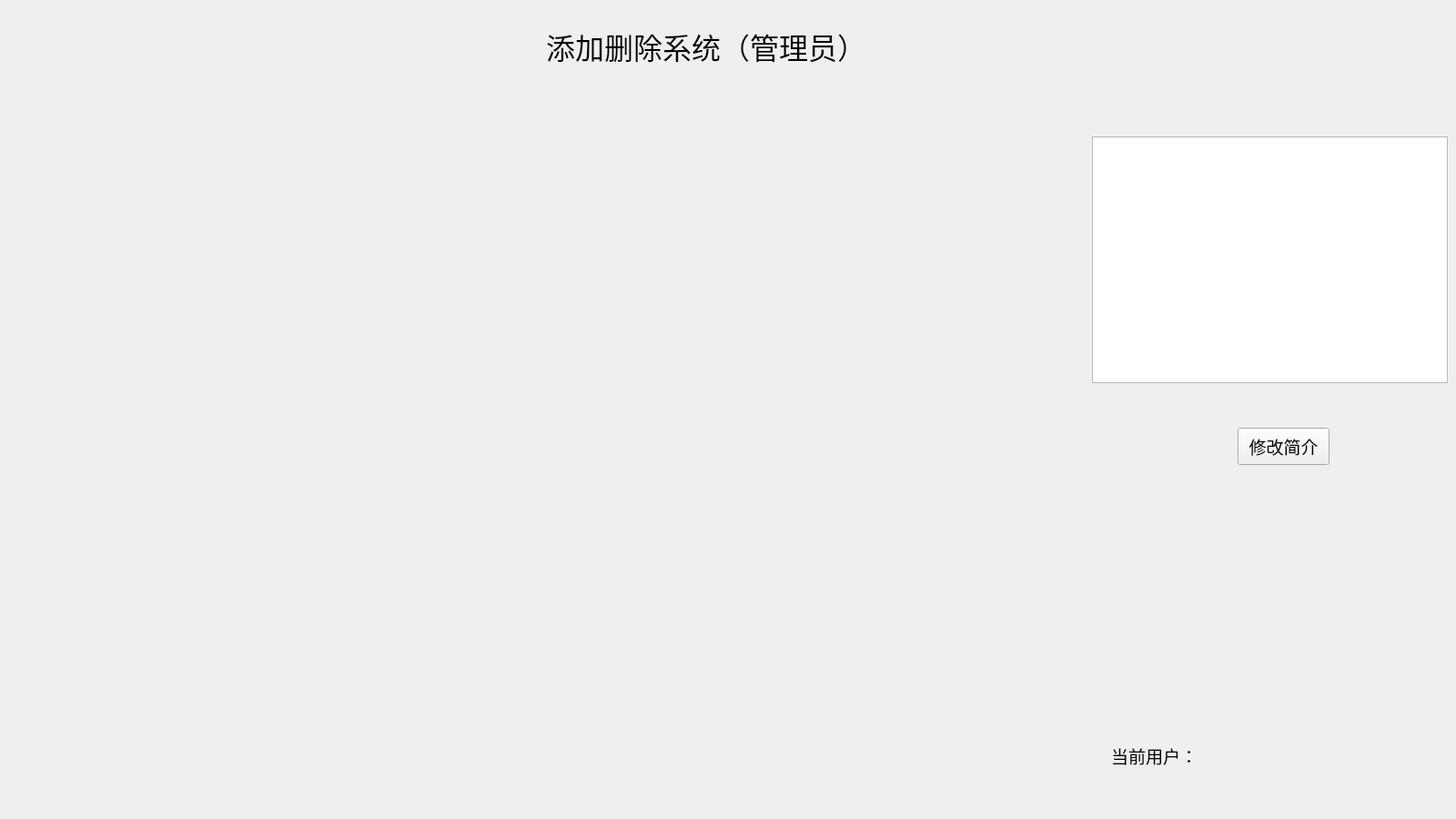
<?xml version="1.0" encoding="UTF-8"?>
<ui version="4.0">
 <class>GuanLiYuan</class>
 <widget class="QWidget" name="GuanLiYuan">
  <property name="geometry">
   <rect>
    <x>0</x>
    <y>0</y>
    <width>1600</width>
    <height>900</height>
   </rect>
  </property>
  <property name="windowTitle">
   <string>校园寻路系统</string>
  </property>
  <property name="windowIcon">
   <iconset resource="School.qrc">
    <normaloff>:/School/Picture/tb.png</normaloff>:/School/Picture/tb.png</iconset>
  </property>
  <widget class="QLabel" name="label">
   <property name="geometry">
    <rect>
     <x>600</x>
     <y>0</y>
     <width>451</width>
     <height>101</height>
    </rect>
   </property>
   <property name="font">
    <font>
     <family>方正粗黑宋简体</family>
     <pointsize>24</pointsize>
     <weight>50</weight>
     <bold>false</bold>
    </font>
   </property>
   <property name="text">
    <string>添加删除系统（管理员）</string>
   </property>
  </widget>
  <widget class="QWidget" name="widget" native="true">
   <property name="geometry">
    <rect>
     <x>1210</x>
     <y>770</y>
     <width>331</width>
     <height>121</height>
    </rect>
   </property>
   <layout class="QGridLayout" name="gridLayout">
    <item row="0" column="0">
     <widget class="QLabel" name="label_2">
      <property name="font">
       <font>
        <family>方正粗黑宋简体</family>
        <pointsize>14</pointsize>
        <weight>50</weight>
        <bold>false</bold>
       </font>
      </property>
      <property name="text">
       <string>当前用户：</string>
      </property>
     </widget>
    </item>
    <item row="0" column="1">
     <widget class="QLabel" name="CurrentYH">
      <property name="font">
       <font>
        <family>方正粗黑宋简体</family>
        <pointsize>14</pointsize>
        <weight>50</weight>
        <bold>false</bold>
       </font>
      </property>
      <property name="text">
       <string/>
      </property>
     </widget>
    </item>
   </layout>
  </widget>
  <widget class="QListView" name="Jianjie">
   <property name="geometry">
    <rect>
     <x>1200</x>
     <y>150</y>
     <width>391</width>
     <height>271</height>
    </rect>
   </property>
   <property name="font">
    <font>
     <family>方正粗黑宋简体</family>
     <pointsize>14</pointsize>
    </font>
   </property>
   <property name="editTriggers">
    <set>QAbstractItemView::NoEditTriggers</set>
   </property>
  </widget>
  <widget class="QPushButton" name="xg_Button">
   <property name="geometry">
    <rect>
     <x>1360</x>
     <y>470</y>
     <width>101</width>
     <height>41</height>
    </rect>
   </property>
   <property name="font">
    <font>
     <family>方正粗黑宋简体</family>
     <pointsize>14</pointsize>
    </font>
   </property>
   <property name="text">
    <string>修改简介</string>
   </property>
  </widget>
 </widget>
 <layoutdefault spacing="6" margin="11"/>
 <resources>
  <include location="School.qrc"/>
 </resources>
 <connections/>
</ui>
